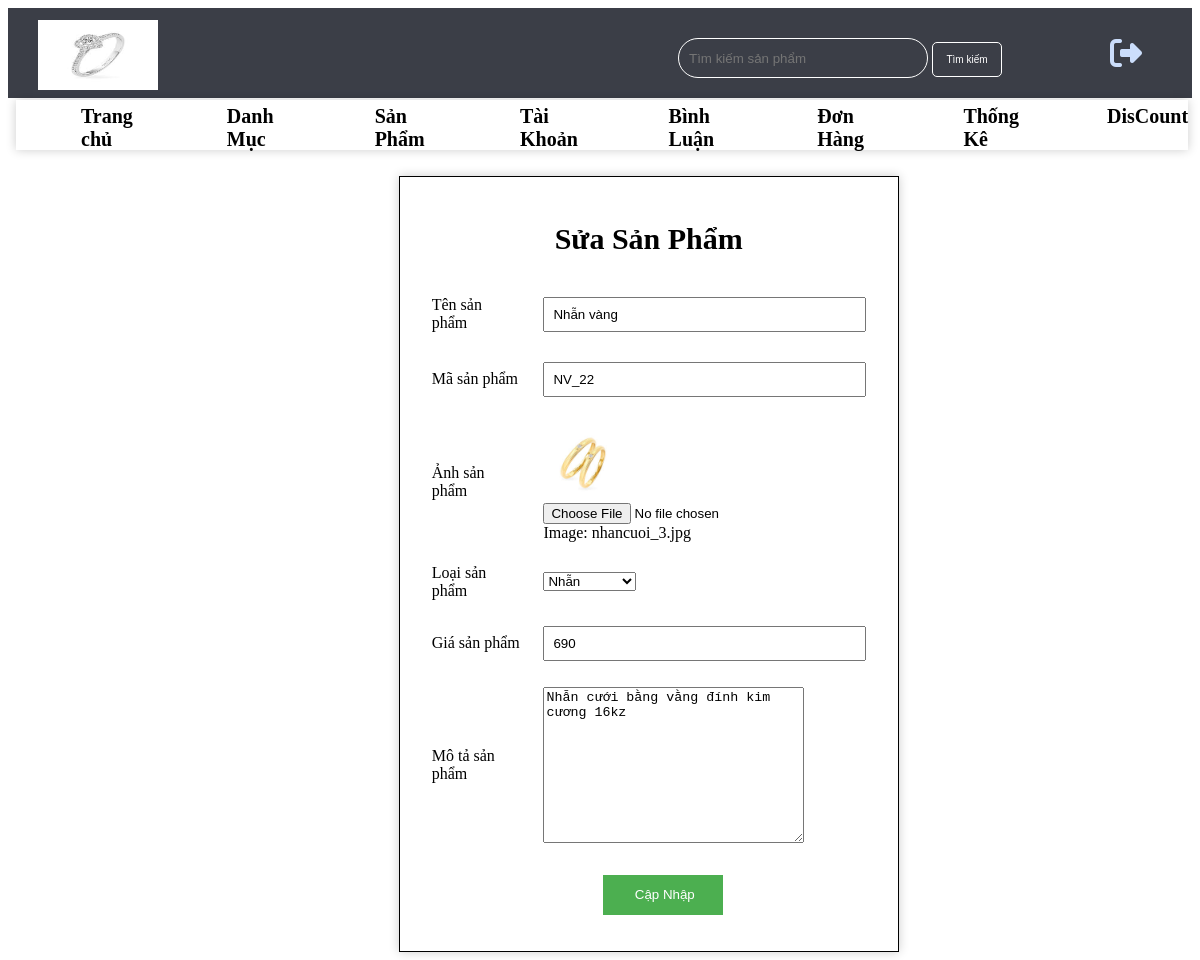
Page /DuAn1-main/admin/index.php?act=suasp&id=22 on the committed database.
### tables this page shows
CREATE TABLE `sanpham` (
  `id` int(10) NOT NULL,
  `name` varchar(255) NOT NULL,
  `masp` varchar(200) NOT NULL,
  `price` double(10,2) DEFAULT 0.00,
  `img` varchar(255) DEFAULT NULL,
  `mota` text DEFAULT NULL,
  `luotxem` int(11) DEFAULT 0,
  `iddm` int(11) NOT NULL,
  `trangthai` int(11) NOT NULL
);

### DuAn1-main/model/pdo.php (called while the page is built, shortened)
<?php
function pdo_get_connection(){
    $servername = "localhost";
    $username = "root";
    $password = "";
    try {
        $conn = new PDO("mysql:host=$servername;dbname=duan", $username, $password);
        $conn->setAttribute(PDO::ATTR_ERRMODE, PDO::ERRMODE_EXCEPTION);
        return $conn;
    } catch(PDOException $e) {
        echo "Connection failed: " . $e->getMessage();
    }
}
function pdo_query($sql){
    $sql_args=array_slice(func_get_args(),1);
    try{
        $conn=pdo_get_connection();
        $stmt=$conn->prepare($sql);
        $stmt->execute($sql_args);
        $rows=$stmt->fetchAll();
        return $rows;
    }
    catch(PDOException $e){
        throw $e;
    }
    finally{
        unset($conn);
    }
}
function pdo_query_one($sql){
    $sql_args=array_slice(func_get_args(),1);
    try{
        $conn=pdo_get_connection();
        $stmt=$conn->prepare($sql);
        $stmt->execute($sql_args);
        $row=$stmt->fetch(PDO::FETCH_ASSOC);
        return $row;
    }
    catch(PDOException $e){
        throw $e;
    }
    finally{
        unset($conn);
    }
}
?>

### DuAn1-main/model/sanpham.php (called while the page is built, shortened)
<?php
function loadone_sanpham($id){
    $sql = "select * from sanpham where id = $id";
    $result = pdo_query_one($sql);
    return $result;
}
?>

### DuAn1-main/model/danhmuc.php (called while the page is built, shortened)
<?php
function loadall_danhmuc(){
    $sql="select * from danhmuc order by id desc";
    $listdanhmuc=pdo_query($sql);
    return  $listdanhmuc;
}
?>

### DuAn1-main/admin/sanpham/update.php (the view, shortened to what this page needs)
<?php
    if (is_array($sanpham)) {
        extract($sanpham);
    }
    $hinhpath = "../upload/" . $img;
    if (is_file($hinhpath)) {
        $hinh = "<img src='" . $hinhpath . "' height='80'>";
    } else {
        $hinh = "no photo";
    }
?>
<br>
<html lang="en">
<head>
</head>
<body>
    <div class="form1">
        <form action="index.php?act=updatesp" method="post" enctype="multipart/form-data" name="#">
            <h2>Sửa Sản Phẩm</h2>
            <table class="add">
                <tr>
                    <td>Tên sản phẩm</td>
                    <td><input type="text" name="name" id="" value="<?php echo $name ?>"></td>
                </tr>
                <tr>
                    <td>Mã sản phẩm</td>
                    <td><input type="text" name="masp" id="" value="<?php echo $masp ?>"></td>
                </tr>
                <tr>
    <td>Ảnh sản phẩm</td>
    <td>
        <?php echo $hinh;  ?>
        <input type="file" name="img" id="">
        <div>Image: <?php echo $img; ?></div>
    </td>
</tr>
                <tr>
                    <td>Loại sản phẩm</td>
                    <td><select name="iddm" id="">
                            <?php
                            foreach ($listdanhmuc as $danhmuc) {
                                if ($danhmuc['id'] == $iddm) $s = "selected";
                                else $s = "";
                                echo '<option value="' . $danhmuc['id'] . '" ' . $s . '>' . $danhmuc['name'] . '</option>';
                            };
                            ?>
                        </select>
                </tr>
                <tr>
                    <td>Giá sản phẩm</td>
                    <td><input type="text" name="price" id="" value="<?php echo $price ?>"></td>
                </tr>
                <tr>
                    <td>Mô tả sản phẩm</td>
                    <td><textarea name="mota" id="" cols="30" rows="10"><?php echo $mota ?></textarea></td>
                </tr>
            </table>
            <input class="sb" type="submit" name="capnhap" value=" Cập Nhập">
        </form>
    </div>
</body>
</html>

### DuAn1-main/css/sto.css (style rules this page uses)
:root { --main-text-font: Arial, Helvetica, sans-serif; }
.form1 { width: 500px; height: auto; margin-top: 50px; margin-left: 33%; background-color: rgb(255, 255, 255); box-shadow: 0 0 10px 0 rgba(0, 0, 0, .2); border: 1px solid red; padding: 20px; box-sizing: border-box; }
.form1 h2 { text-align: center; font-size: 30px; }
.form1 table { margin-left: auto; margin-right: auto; margin-top: 20px; }
.form1 table tr { margin-bottom: 20px; }
.form1 table td { padding: 10px; }
.sb { margin-top: 20px; height: 40px; width: 120px; background-color: #4CAF50; color: #fff; border: none; cursor: pointer; margin-left: 40%; }
.form1 input[type="text"] { width: 100%; padding: 8px; margin: 4px 0; box-sizing: border-box; }

### DuAn1-main/admin/sanpham/update.php (style rules this page uses)
.form1 { width: 500px; height: auto; margin-top: 50px; margin-left: 33%; background-color: rgb(255, 255, 255); box-shadow: 0 0 10px 0 rgba(0, 0, 0, .2); padding: 20px; border: 1px solid black; box-sizing: border-box; }
.form1 h2 { text-align: center; font-size: 30px; }
.form1 table { margin-left: auto; margin-right: auto; margin-top: 20px; }
.form1 table tr { margin-bottom: 20px; }
.form1 table td { padding: 10px; }
.sb { margin-top: 20px; margin-left: 40%; height: 40px; width: 120px; background-color: #4CAF50; color: #fff; border: none; cursor: pointer; }
.form1 input[type="text"] { width: 100%; padding: 8px; margin: 4px 0; box-sizing: border-box; }

### rows in the picture
sanpham: name "Nhẫn vàng", masp "NV_22", img (picture), img "nhancuoi_3.jpg", price "690", mota "Nhẫn cưới bằng vằng đính kim cương 16kz"

### other values in the picture
form field iddm "Nhẫn"
